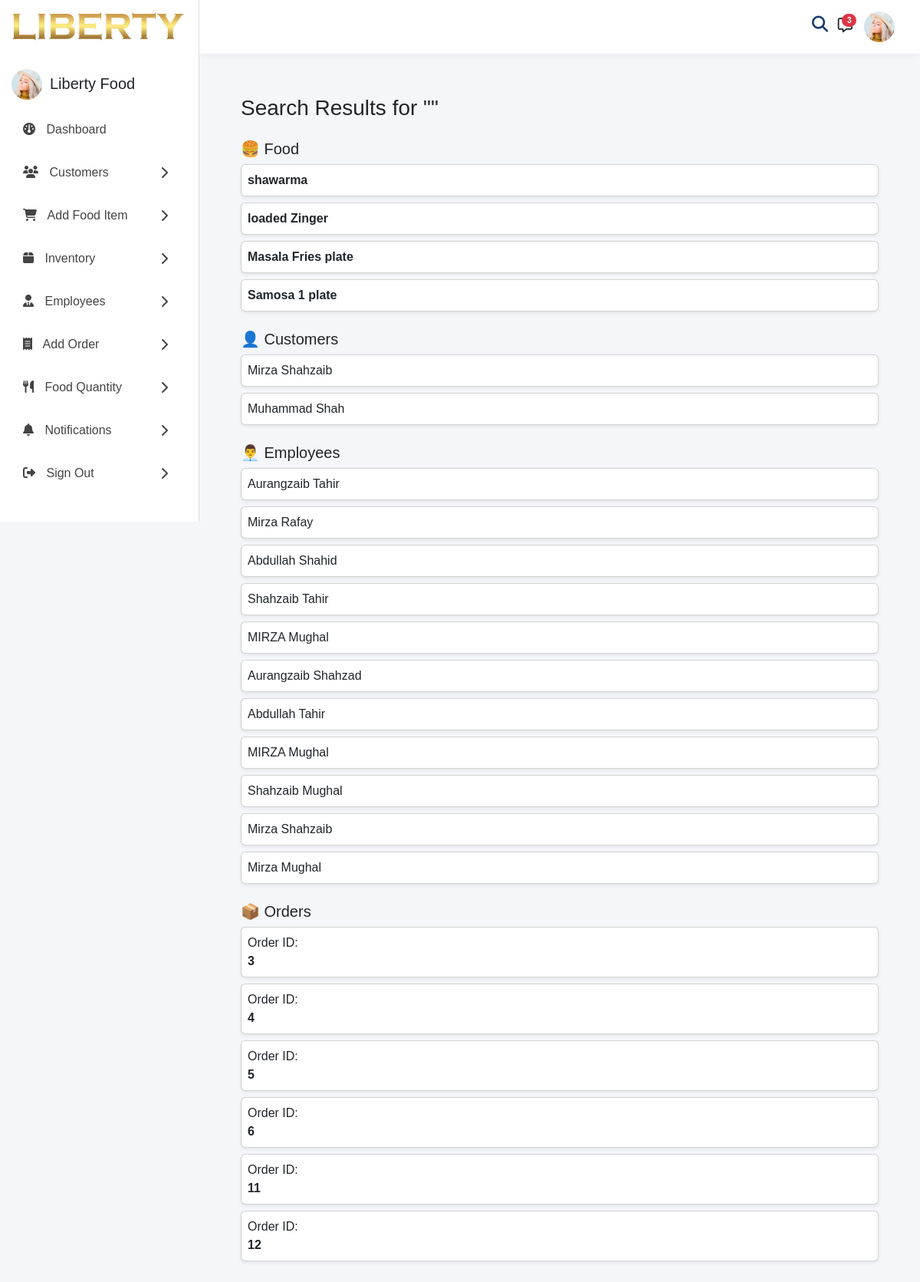
The app's page /search/ with its own data.
### core_app/models.py (models this page shows, shortened)
class FoodItem(models.Model):
    name = models.CharField(max_length=100)
    description = models.TextField()
    price = models.DecimalField(max_digits=8, decimal_places=2, blank=True)
    category = models.ForeignKey(Category, on_delete=models.CASCADE)
    dealer = models.ForeignKey(Dealer, on_delete=models.SET_NULL, null=True, blank=True)
    image = models.ImageField(upload_to="food_images/", null=True, blank=True)
    quantity = models.PositiveIntegerField(default=0)
    created_at = models.DateTimeField(auto_now_add=True)
    total_sold = models.PositiveIntegerField(default=0)

class Order(models.Model):
    status = models.CharField(max_length=20, choices=STATUS_CHOICES, default="Pending")
    customer = models.ForeignKey(Customer, on_delete=models.CASCADE)
    order_date = models.DateTimeField(auto_now_add=True)

### people_app/models.py (models this page shows, shortened)
class Customer(models.Model):
    user = models.OneToOneField(settings.AUTH_USER_MODEL, on_delete=models.CASCADE, null=True, blank=True)
    name = models.CharField(max_length=100)
    address = models.TextField()
    phone = models.CharField(max_length=20, null=True, blank=True)

class Employee(models.Model):
    first_name = models.CharField(max_length=50)
    last_name = models.CharField(max_length=50)
    position = models.CharField(max_length=100)
    join_date = models.DateField()
    is_active = models.BooleanField(default=True)
    base_salary = models.DecimalField(max_digits=10, decimal_places=2, default=0)

### core_app/views.py (the view)
# urls.py: path('search/', views.global_search, name='global_search'),
def global_search(request):
    q = request.GET.get("q", "")
    return render(request, "search_results.html", {
        "query": q,
        "food": FoodItem.objects.filter(name__icontains=q),
        "customers": Customer.objects.filter(name__icontains=q),
        "employees": Employee.objects.filter(first_name__icontains=q),
        "orders": Order.objects.filter(id__icontains=q),
})

### templates/search_results.html (shortened to what this page needs)
{% extends 'base.html' %}
{% block content %}
<div class="content-wrapper p-4">
    <h3 class="mb-4">Search Results for "{{ query }}"</h3>
    {% if food %}
    <div class="mb-4">
        <h5>🍔 Food</h5>
        {% for item in food %}
        <div class="card p-2 mb-2 shadow-sm">
            <strong>{{ item.name }}</strong>
        </div>
        {% endfor %}
    </div>
    {% endif %}
    {% if customers %}
    <div class="mb-4">
        <h5>👤 Customers</h5>
        {% for c in customers %}
        <div class="card p-2 mb-2 shadow-sm">
            {{ c.name }}
        </div>
        {% endfor %}
    </div>
    {% endif %}
    {% if employees %}
    <div class="mb-4">
        <h5>👨‍💼 Employees</h5>
        {% for e in employees %}
        <div class="card p-2 mb-2 shadow-sm">
            {{ e.first_name }} {{ e.last_name }}
        </div>
        {% endfor %}
    </div>
    {% endif %}
    {% if orders %}
    <div class="mb-4">
        <h5>📦 Orders</h5>
        {% for o in orders %}
        <div class="card p-2 mb-2 shadow-sm">
            Order ID: <strong>{{ o.id }}</strong>
        </div>
        {% endfor %}
    </div>
    {% endif %}
</div>
{% endblock %}

### templates/base.html (style rules this page uses)
* { margin: 0; padding: 0; box-sizing: border-box; }
body { background: #f5f6fa; font-family: Arial, sans-serif; }

### records on screen
FoodItem: name "shawarma"
FoodItem: name "loaded Zinger"
FoodItem: name "Masala Fries plate"
FoodItem: name "Samosa 1 plate"
Customer: name "Mirza Shahzaib"
Customer: name "Muhammad Shah"
Employee: first_name "Aurangzaib", last_name "Tahir"
Employee: first_name "Mirza", last_name "Rafay"
Employee: first_name "Abdullah", last_name "Shahid"
Employee: first_name "Shahzaib", last_name "Tahir"
Employee: first_name "MIRZA", last_name "Mughal"
Employee: first_name "Aurangzaib", last_name "Shahzad"
Employee: first_name "Abdullah", last_name "Tahir"
Employee: first_name "MIRZA", last_name "Mughal"
Employee: first_name "Shahzaib", last_name "Mughal"
Employee: first_name "Mirza", last_name "Shahzaib"
Employee: first_name "Mirza", last_name "Mughal"
Order: id "3"
Order: id "4"
Order: id "5"
Order: id "6"
Order: id "11"
Order: id "12"
